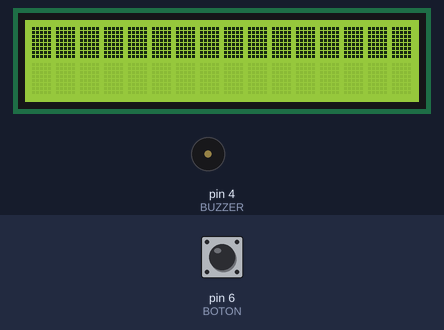
This sketch was run on a simulated Arduino Uno, built with avr-gcc and run on an emulated ATmega328P. Shown: 16×2 character LCD, buzzer (waves = sounding, pin HIGH). The inputs (shaded band) are chosen by the test bench; at power-on: pin 6 (BOTON) HIGH. Random numbers use the default seed unless the sketch sets one.

Above: at 3.1 s.
At 10.2 s:
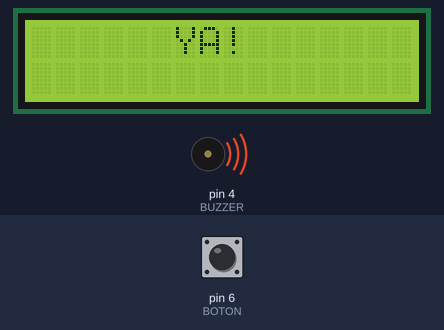
10.3 s: pin 6 (BOTON) pulled LOW for 0.2 s
At 11.4 s:
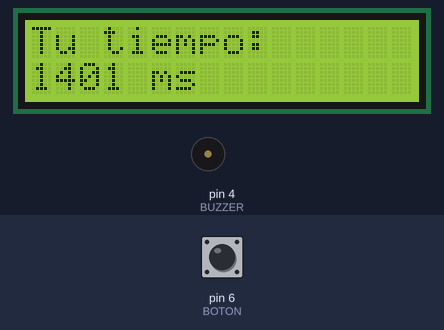
At 14.0 s:
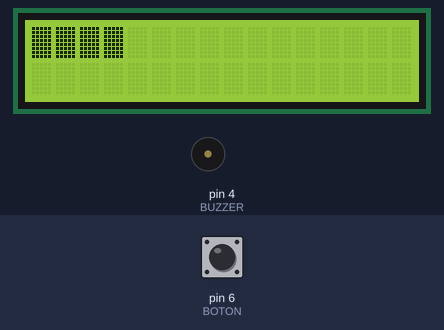
Timing chart, 0 to 23.0 s (numbered marks = the images above; inputs shaded):
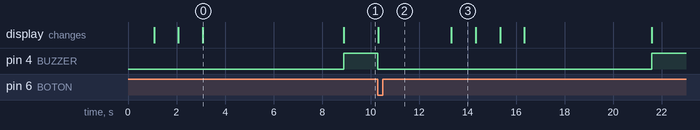

The sketch:

Ejemplo_feria_laburo.ino
```cpp
#include <Wire.h>
#include <LiquidCrystal_I2C.h>

LiquidCrystal_I2C lcd(0x27, 16, 2);

#define BOTON 6
#define BUZZER 4
void setup() {
  lcd.init();
  lcd.backlight();

  pinMode(BOTON, INPUT_PULLUP);

  pinMode(BUZZER, OUTPUT);


}

void loop() {

  lcd.clear();

  // 1. Barra de carga
 for (int i =0; i<=4 ;i++){
  for (int j = 0; j<4; j++){
    lcd.print(char(255));}
  delay(1000);
 }


  delay(random(2000, 5000));

  // 3. Señal de inicio
  lcd.clear();
  lcd.setCursor(6, 0);
  lcd.print("YA!");
  digitalWrite(BUZZER, HIGH);
  unsigned long tiempoInicio = millis();

  // 4. Esperar pulsación
  while (digitalRead(BOTON) == HIGH) {
    // Espera activa
  }
  digitalWrite(BUZZER, LOW);
  // 5. Calcular y mostrar
  unsigned long tiempoReaccion = millis() - tiempoInicio;

  lcd.clear();
  lcd.setCursor(0, 0);
  lcd.print("Tu tiempo:");
  lcd.setCursor(0, 1);
  lcd.print(tiempoReaccion);
  lcd.print(" ms");

  delay(3000);
}
```

Measured:
- after the input at 10.3 s, pin 4 (BUZZER): HIGH → LOW at once, → HIGH 11.3 s later; the display: changes at once (image 2)
- what the display in image 0 shows lasts 5.8 s, from 3.1 s to 8.9 s
